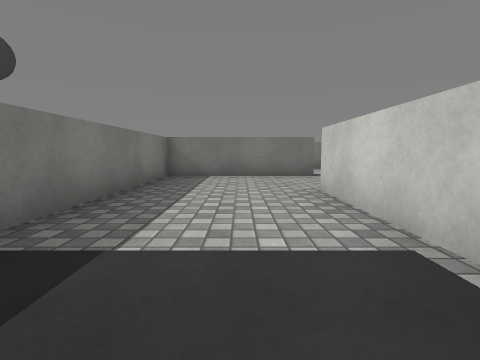
view 1 (above)

13 first-person views from a walk through a Unity game level. The camera is 0.57 m above the floor, tilts 6° down and sees 85° across. The floor is counted in squares, 1 m on a side. Each view is taken from the middle of a square. On the plan, view 1 faces up. The plan holds only what a view shows up to about 9 squares ahead; the rest is blank. The player is left out. Surface patterns are stand-ins for the level's own textures.

view 2
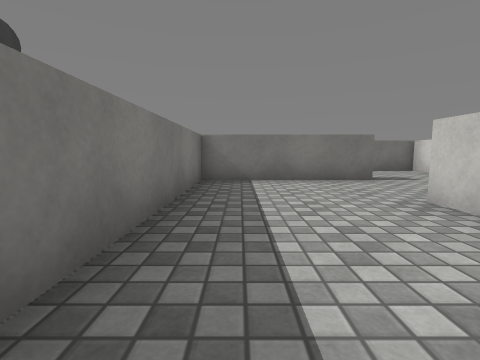

view 3
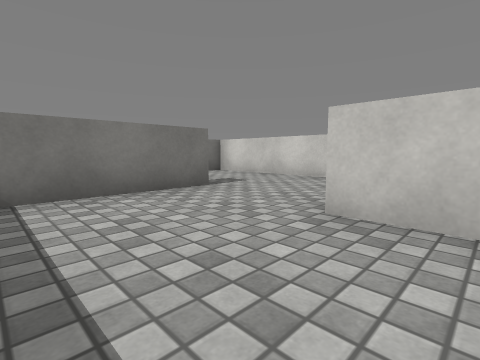

view 4
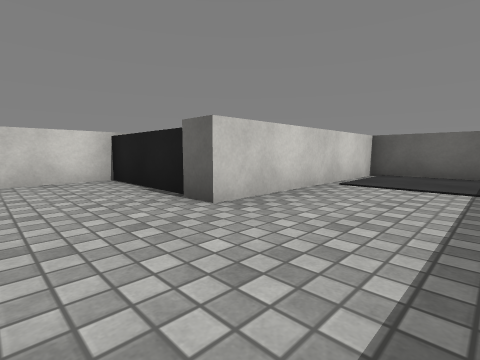

view 5
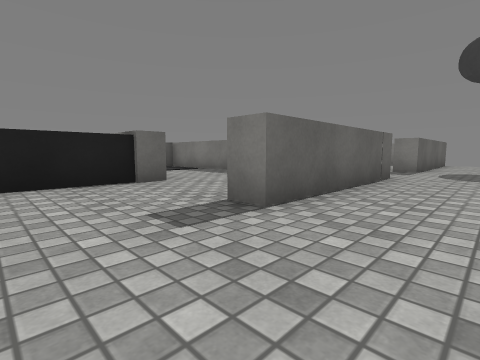

view 6
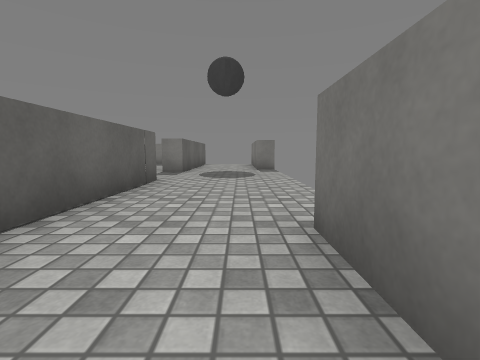

view 7
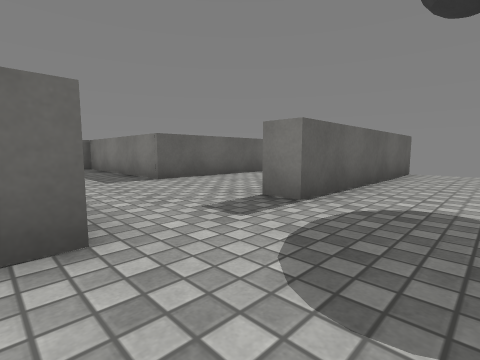

view 8
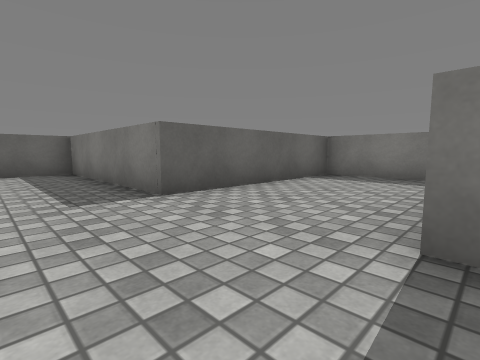

view 9
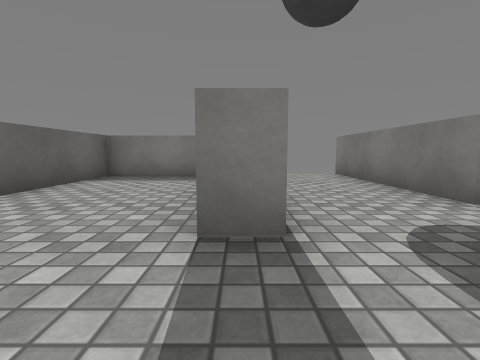

view 10
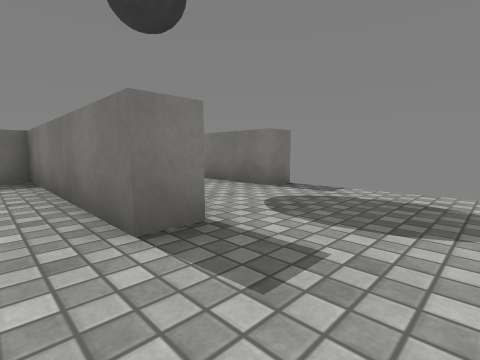

view 11
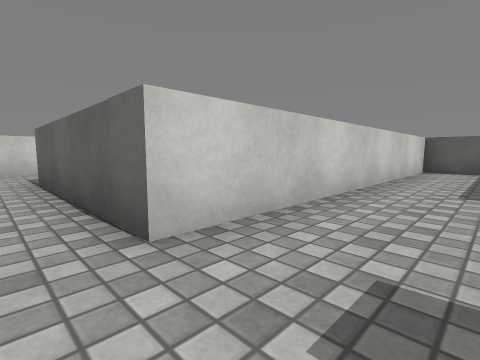

view 12
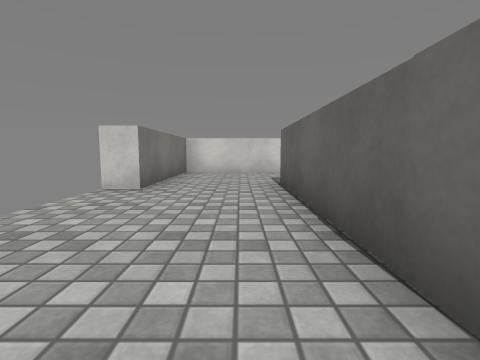

view 13
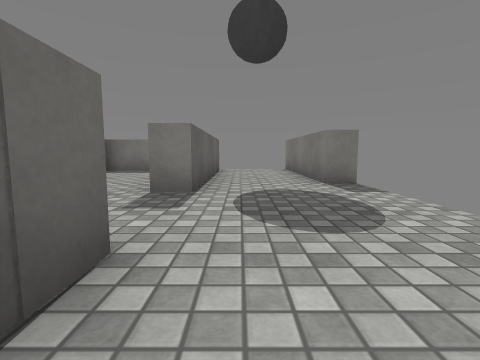

### Floor plan
Points are (right, up) in squares from view 1. A wall is a line through its corners. A room is listed if a view was taken in it or the views show most of it. See-through windows are left out.
Room 1 (views 1, 2, 3, 4, 5, 6, 7, 8, 9, 11, 12, 13)
walls: (-2.4, 7.3) (1.9, 7.3) (1.9, 6.6) (-1.8, 6.6) (-1.8, 1.8); (-5.8, 9.6) (-10.1, 9.6); (-0.8, -0.8) (1.3, -0.8) (1.3, 4) (4.6, 4) (4.6, 9.6) (1.1, 9.6); (-10.1, 7.3) (-4.7, 7.3) (-4.7, 6.6)
ways out: opening at (-3.5, 7) to room 2; gap at (-6, 10); gap at (1, 10)
Room 2 (view 10)
walls: (-4.7, 6.6) (-9.4, 6.6) (-9.4, 3.8) (-4.7, 3.8) (-4.7, -0.8) (-2.4, -0.8) (-2.4, 7.3)
ways out: opening at (-3.5, 7) to room 1

Positions as (right, up) in squares from view 1, and headings:
1: (0, 0), facing up
2: (-1, 1), facing up
3: (-1, 3), facing up-right
4: (-1, 6), facing down-right
5: (4, 9), facing down-left
6: (3, 9), facing left
7: (-2, 9), facing down-left
8: (-3, 7), facing down-left
9: (-3, 7), facing left
10: (-3, 6), facing up-left
11: (-4, 8), facing down-right
12: (-3, 8), facing right
13: (-1, 8), facing left
